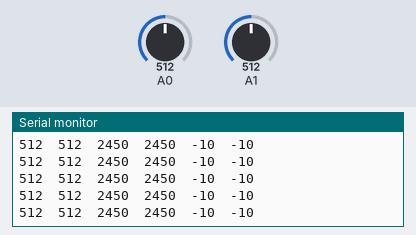
Bench run of a sketch on a simulated Arduino Uno, built with avr-gcc and run on an emulated ATmega328P. Parts: the last lines printed to the serial monitor. The inputs (shaded band) are chosen by the test bench; at power-on: A1 = 512, A0 = 512.

Above: at 7.2 s.
7.3 s: A1 set to 608
At 8.0 s:
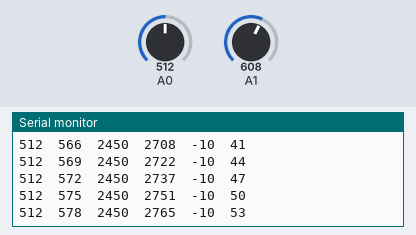
8.8 s: A1 set to 585
At 9.5 s:
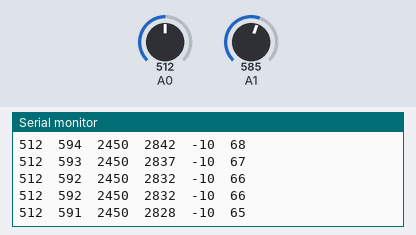
11.8 s: A0 set to 986
At 12.8 s:
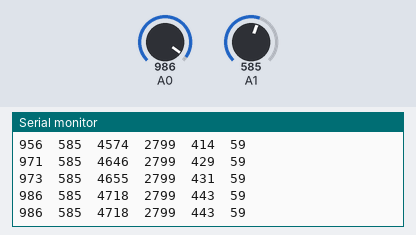
13.3 s: A0 set to 1000
At 13.9 s:
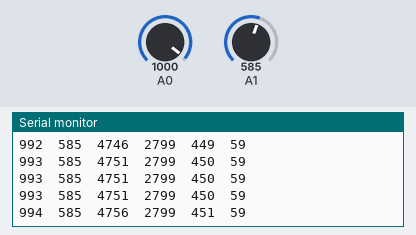
Timing chart, 0 to 15.8 s (numbered marks = the images above; inputs shaded):
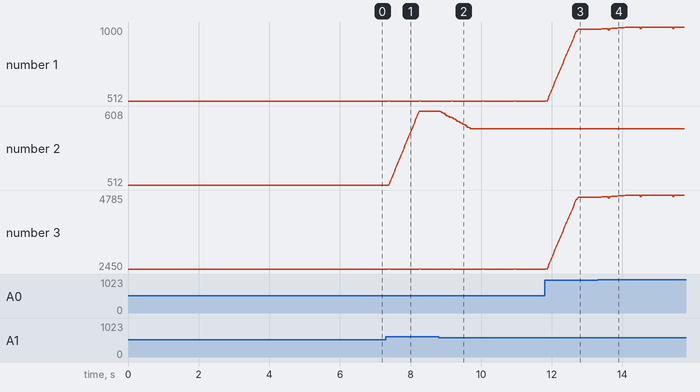

Measured:
- after the input at 7.3 s, the serial monitor: prints a new line after 0.09 s (image 1)
- after the input at 8.8 s, the serial monitor: prints a new line after 0.07 s (image 2)
- after the input at 11.8 s, the serial monitor: prints a new line after 0.09 s (image 3)
- after the input at 13.3 s, the serial monitor: prints a new line after 0.13 s (image 4)
- plotted number 1: 512 → 986 after the input at 11.8 s, 986 → 1000 after the input at 13.3 s
- plotted number 2: 512 → 608 after the input at 7.3 s, 608 → 585 after the input at 8.8 s
- plotted number 3: 2450 → 4718 after the input at 11.8 s, 4718 → 4785 after the input at 13.3 s

The sketch:

ACS712_AmMeter_Test01.ino
```cpp
#define VREF  (4900)  // mV
#define BUFFER_SIZE  (32)

int buffer0[BUFFER_SIZE];
int buffer1[BUFFER_SIZE];
int bufferIndex = 0;

void setup()
{
  // リング・バッファを初期化
  for (int i = 0; i < BUFFER_SIZE; i++) {
    buffer0[i] = 512;
    buffer1[i] = 512;
  }

  Serial.begin(9600);
}

void loop()
{
  buffer0[bufferIndex] = analogRead(0);
  buffer1[bufferIndex] = analogRead(1);
  bufferIndex++;
  if (bufferIndex > BUFFER_SIZE) {
    bufferIndex = 0;
  }
  long sum0 = 0;
  long sum1 = 0;
  for (int i = 0; i < BUFFER_SIZE; i++) {
    sum0 += buffer0[i];
    sum1 += buffer1[i];
  }

  long raw0 = sum0 / BUFFER_SIZE;
  long raw1 = sum1 / BUFFER_SIZE;

  int v0 = raw0 * VREF / 1024;
  int v1 = raw1 * VREF / 1024;

  int c0 = (v0 - 2500) / 5;
  int c1 = (v1 - 2500) / 5;

  Serial.print(raw0);
  Serial.print('\t');
  Serial.print(raw1);
  Serial.print('\t');
  Serial.print(v0);
  Serial.print('\t');
  Serial.print(v1);
  Serial.print('\t');
  Serial.print(c0);
  Serial.print('\t');
  Serial.print(c1);
  Serial.println();

  //delay(100);
}
```
